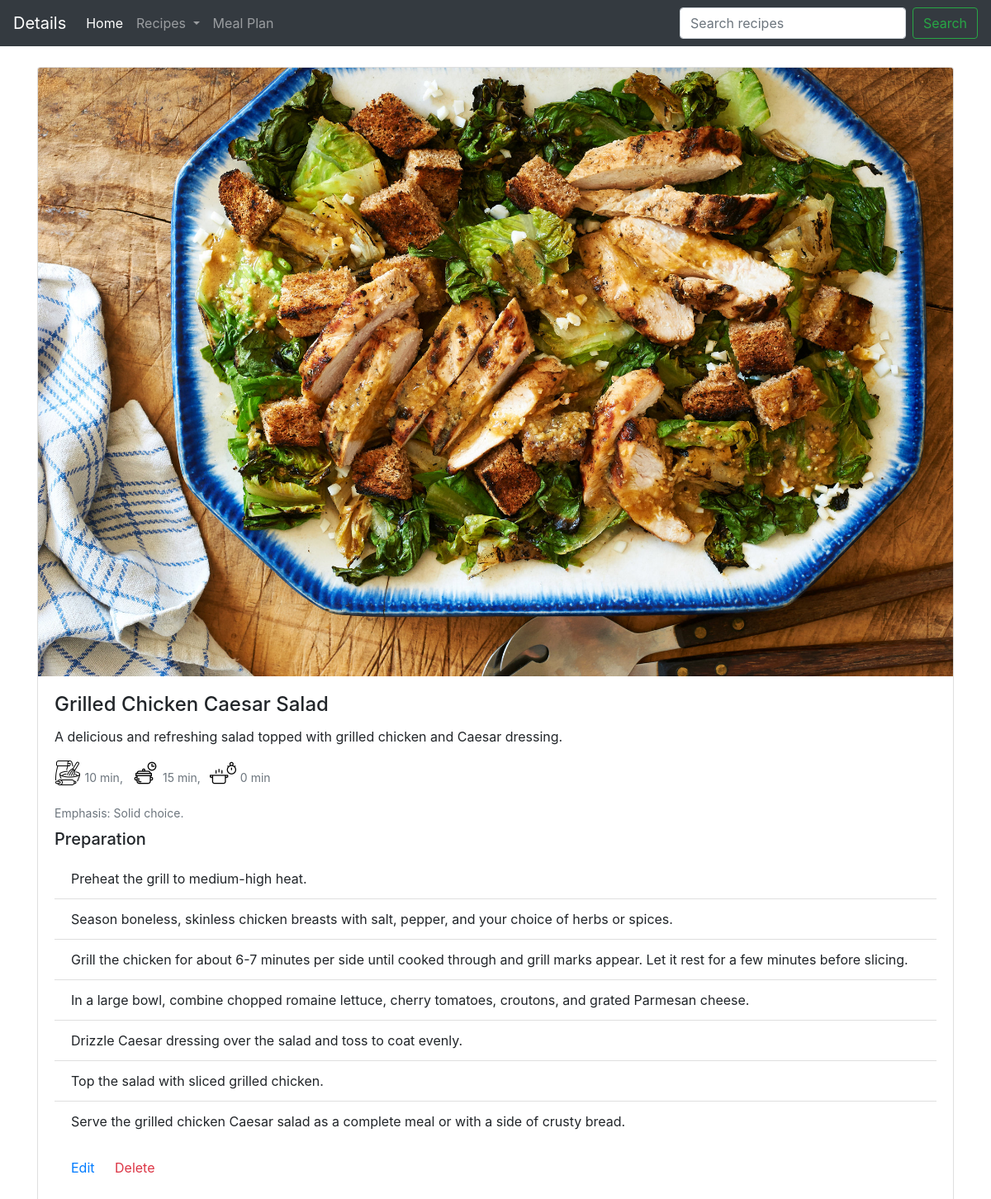
The app's page /recipe/2/ with its own data.
### recipe/models.py (models this page shows)
class Recipe(models.Model):
    image = models.ImageField(upload_to='static/images', blank=True, default='static/images/pineapple_rubix.png')
    name = models.CharField(max_length=45)
    mealType = models.CharField(choices=MEAL_TYPES, default='Other', max_length=10)
    description = models.TextField(blank=True, max_length=200)
    directions = models.TextField(blank=True)
    prepTime = models.IntegerField(blank=True, default=0)
    cookTime = models.IntegerField(blank=True, default=0)
    standTime = models.IntegerField(blank=True, default=0)
    emphasis = models.FloatField(blank=True, default=1.0)

### recipe/views.py (the view)
# urls.py: path('recipe/<int:pk>/', get_recipe_detail, name='recipe_detail'),
def get_recipe_detail(request, pk):
    recipe = Recipe.objects.get(id=pk)
    directions_lines = [line for line in recipe.directions.splitlines() if line]
    return render(request, 'recipe/recipe_detail.html', {'page_title': 'Details',
                                                         'recipe': recipe, 'directions_lines': directions_lines})

### templates/recipe/recipe_detail.html (shortened to what this page needs)
{% extends 'recipe/base.html' %}
{% load static %}
{% block content %}
    <div class="card mb-3">
        <img class="card-img-top" src="/{{ recipe.image }}" alt="{{ recipe.name }}">
        <div class="card-body">
            <h4 class="card-title">{{ recipe.name }}</h4>
            <p class="card-text">{{ recipe.description }}</p>
            <p class="card-text custom-icon">
                <img class="custom-icon" src="{% static 'images/preping-time.png' %}" alt="prepping-time">
                <small class="text-muted custom-icon">{{ recipe.prepTime }} min,</small>
                <img class="custom-icon" src="{% static 'images/cooking-time.png' %}" alt="cooking-time">
                <small class="text-muted custom-icon">{{ recipe.cookTime }} min,</small>
                <img class="custom-icon" src="{% static 'images/standing-time.png' %}" alt="standing-time">
                <small class="text-muted custom-icon">{{ recipe.standTime }} min</small>
            </p>
            <p class="card-text custom-icon">
                {% if recipe.emphasis > 2 %}
                    <small class="text-muted">Emphasis: I can eat this everyday!</small>
                {% elif recipe.emphasis > 1 %}
                    <small class="text-muted">Emphasis: One of my favorites!</small>
                {% elif recipe.emphasis == 1 %}
                    <small class="text-muted custom-icon">Emphasis: Solid choice.</small>
                {% else %}
                    <small class="text-muted">Emphasis: Once every blue moon.</small>
                {% endif %}
            </p>
            <h5 class="card-title">Preparation</h5>
            <ul class="list-group list-group-flush">
                {% for line in directions_lines %}
                    <li class="list-group-item">{{ line }}</li>
                {% endfor %}
            </ul>
            <div class="card-body">
                <a href="{% url 'edit_recipe' pk=recipe.id %}" class="card-link">Edit</a>
                <a href="" class="card-link text-danger" data-toggle="modal"
                   data-target="#deleteConfirmation">Delete</a>
            </div>
        </div>
    </div>
{% endblock %}

### static/css/main.css (style rules this page uses)
img.custom-icon { width: 32px; padding-bottom: 12px; }
p.custom-icon { margin-bottom: 0.5rem; }
small.custom-icon { padding-right: 7px; }

### records on screen
Recipe: image (picture), name "Grilled Chicken Caesar Salad", description "A delicious and refreshing salad topped with grilled chicken and Caesar dressing.", prepTime "10", cookTime "15", standTime "0"

### other values on screen
{{ page_title }} "Details"
{{ line }} "Preheat the grill to medium-high heat." "Season boneless, skinless chicken breasts with salt, pepper, and your choice of herbs or spices." "Grill the chicken for about 6-7 minutes per side until cooked through and grill marks appear. Let it rest for a few minutes before slicing." "In a large bowl, combine chopped romaine lettuce, cherry tomatoes, croutons, and grated Parmesan cheese." "Drizzle Caesar dressing over the salad and toss to coat evenly." "Top the salad with sliced grilled chicken." "Serve the grilled chicken Caesar salad as a complete meal or with a side of crusty bread."
